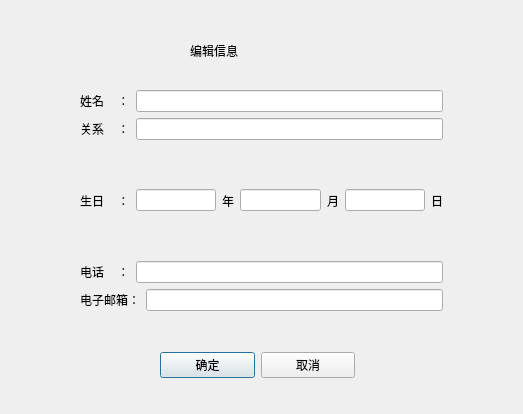
<?xml version="1.0" encoding="UTF-8"?>
<ui version="4.0">
 <class>RtEditDlg</class>
 <widget class="QDialog" name="RtEditDlg">
  <property name="geometry">
   <rect>
    <x>0</x>
    <y>0</y>
    <width>523</width>
    <height>414</height>
   </rect>
  </property>
  <property name="windowTitle">
   <string>Dialog</string>
  </property>
  <widget class="QLabel" name="label_6">
   <property name="geometry">
    <rect>
     <x>190</x>
     <y>30</y>
     <width>131</width>
     <height>41</height>
    </rect>
   </property>
   <property name="styleSheet">
    <string notr="true">font: 20pt &quot;张海山锐线体简&quot;;</string>
   </property>
   <property name="text">
    <string>编辑信息</string>
   </property>
  </widget>
  <widget class="QWidget" name="layoutWidget_2">
   <property name="geometry">
    <rect>
     <x>160</x>
     <y>350</y>
     <width>195</width>
     <height>30</height>
    </rect>
   </property>
   <layout class="QHBoxLayout" name="horizontalLayout_6">
    <item>
     <widget class="QPushButton" name="yesBtn">
      <property name="text">
       <string>确定</string>
      </property>
     </widget>
    </item>
    <item>
     <widget class="QPushButton" name="cancelBtn">
      <property name="text">
       <string>取消</string>
      </property>
     </widget>
    </item>
   </layout>
  </widget>
  <widget class="QWidget" name="layoutWidget">
   <property name="geometry">
    <rect>
     <x>80</x>
     <y>90</y>
     <width>363</width>
     <height>221</height>
    </rect>
   </property>
   <layout class="QVBoxLayout" name="verticalLayout">
    <item>
     <layout class="QHBoxLayout" name="horizontalLayout">
      <item>
       <widget class="QLabel" name="label">
        <property name="text">
         <string>姓名    ：</string>
        </property>
       </widget>
      </item>
      <item>
       <widget class="QLineEdit" name="namelineEdit">
        <property name="maxLength">
         <number>30</number>
        </property>
        <property name="readOnly">
         <bool>true</bool>
        </property>
       </widget>
      </item>
     </layout>
    </item>
    <item>
     <layout class="QHBoxLayout" name="horizontalLayout_2">
      <item>
       <widget class="QLabel" name="label_2">
        <property name="text">
         <string>关系    ：</string>
        </property>
       </widget>
      </item>
      <item>
       <widget class="QLineEdit" name="generationlineEdit">
        <property name="maxLength">
         <number>30</number>
        </property>
       </widget>
      </item>
     </layout>
    </item>
    <item>
     <layout class="QHBoxLayout" name="horizontalLayout_3">
      <item>
       <widget class="QLabel" name="label_3">
        <property name="text">
         <string>生日    ：</string>
        </property>
       </widget>
      </item>
      <item>
       <widget class="QLineEdit" name="birthyearlineEdit">
        <property name="contextMenuPolicy">
         <enum>Qt::DefaultContextMenu</enum>
        </property>
        <property name="readOnly">
         <bool>true</bool>
        </property>
       </widget>
      </item>
      <item>
       <widget class="QLabel" name="label_7">
        <property name="text">
         <string>年</string>
        </property>
       </widget>
      </item>
      <item>
       <widget class="QLineEdit" name="birthmonthlineEdit">
        <property name="readOnly">
         <bool>true</bool>
        </property>
       </widget>
      </item>
      <item>
       <widget class="QLabel" name="label_8">
        <property name="text">
         <string>月</string>
        </property>
       </widget>
      </item>
      <item>
       <widget class="QLineEdit" name="birthdaylineEdit">
        <property name="readOnly">
         <bool>true</bool>
        </property>
       </widget>
      </item>
      <item>
       <widget class="QLabel" name="label_9">
        <property name="text">
         <string>日</string>
        </property>
       </widget>
      </item>
     </layout>
    </item>
    <item>
     <layout class="QHBoxLayout" name="horizontalLayout_4">
      <item>
       <widget class="QLabel" name="label_4">
        <property name="text">
         <string>电话    ：</string>
        </property>
       </widget>
      </item>
      <item>
       <widget class="QLineEdit" name="calllineEdit">
        <property name="maxLength">
         <number>30</number>
        </property>
       </widget>
      </item>
     </layout>
    </item>
    <item>
     <layout class="QHBoxLayout" name="horizontalLayout_5">
      <item>
       <widget class="QLabel" name="label_5">
        <property name="text">
         <string>电子邮箱：</string>
        </property>
       </widget>
      </item>
      <item>
       <widget class="QLineEdit" name="emaillineEdit">
        <property name="maxLength">
         <number>30</number>
        </property>
       </widget>
      </item>
     </layout>
    </item>
   </layout>
  </widget>
 </widget>
 <resources/>
 <connections>
  <connection>
   <sender>cancelBtn</sender>
   <signal>clicked()</signal>
   <receiver>RtEditDlg</receiver>
   <slot>reject()</slot>
   <hints>
    <hint type="sourcelabel">
     <x>307</x>
     <y>364</y>
    </hint>
    <hint type="destinationlabel">
     <x>261</x>
     <y>206</y>
    </hint>
   </hints>
  </connection>
 </connections>
</ui>
